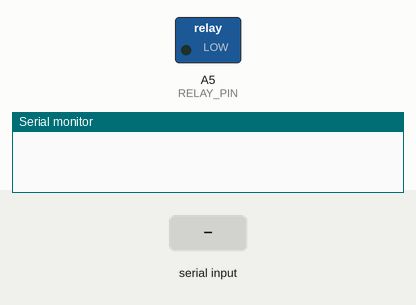
A sketch run on a simulated Arduino Uno, built with avr-gcc and run on an emulated ATmega328P. On the bench: switched loads named in the sketch (green lamp = pin HIGH), the last lines printed to the serial monitor. Inputs (shaded band) come from the test bench.

Above: at 1.2 s.
1.3 s: "0\n" received over Serial
At 1.7 s:
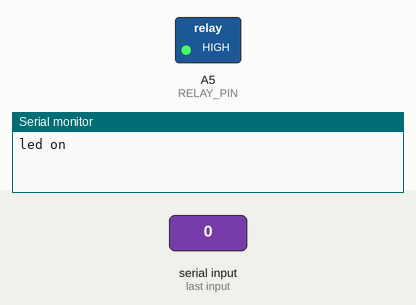
3.8 s: "1\n" received over Serial
Timing chart, 0 to 6.8 s (numbered marks = the images above; inputs shaded):
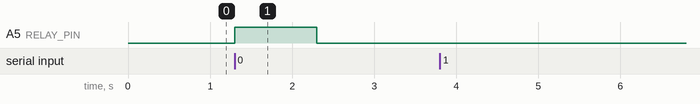

Measured:
- after the input at 1.3 s, A5 (RELAY_PIN): LOW → HIGH at once, → LOW 1.0 s later

The sketch:

arduino.ino
```cpp
/*String InBytes;

void setup() {
 Serial.begin(9600);
 pinMode(LED_BUILTIN, HIGH);
}
void loop() {
 if (Serial.available()>0){
 InBytes = Serial.readStringUntil('\n');
 if (InBytes=="0"){
    digitalWrite(LED_BUILTIN, HIGH);
    Serial.write("led on");
 }
  if (InBytes=="1"){
    digitalWrite(LED_BUILTIN, LOW);
    Serial.write("led off");
 }
 }
}
*/
String InBytes;
const int RELAY_PIN=A5;
void setup() {
 Serial.begin(9600);
 pinMode(RELAY_PIN, OUTPUT);
}
void loop() {
 if (Serial.available()>0){
 InBytes = Serial.readStringUntil('\n');
 if (InBytes=="0"){
    digitalWrite(RELAY_PIN, HIGH);
    Serial.write("led on");
    delay(1000);
    digitalWrite(RELAY_PIN, LOW);
 }
  if (InBytes=="1"){
    digitalWrite(RELAY_PIN, LOW);
    Serial.write("led off");
 }
 }
}
```
